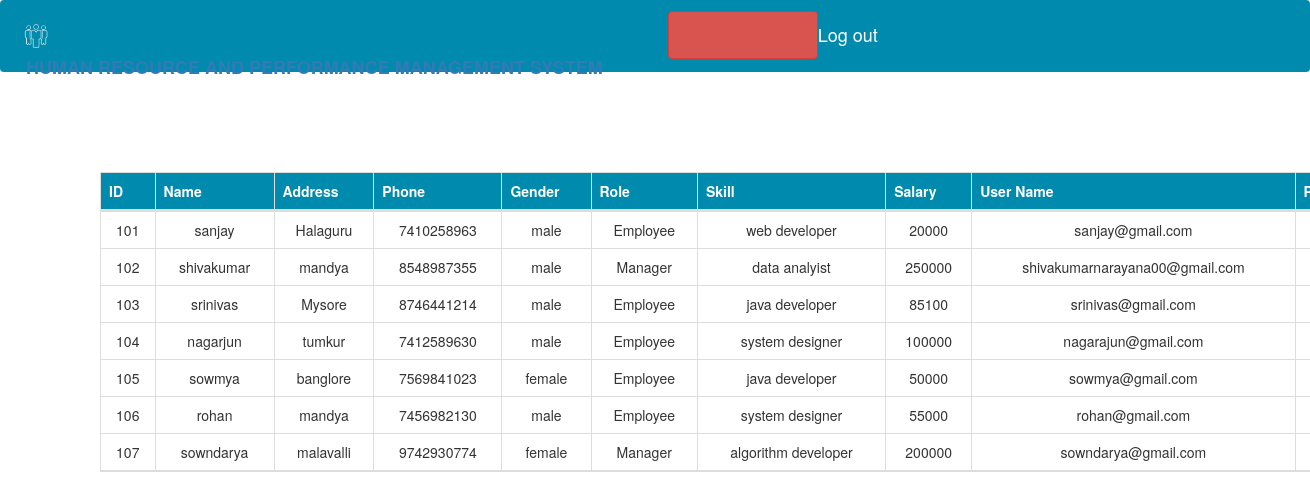
/Admin/viewallemployee.php (signed in), run on the app's committed database.
### tables this page shows
CREATE TABLE `employee` (
  `Emp_id` int(11) NOT NULL,
  `name` varchar(25) DEFAULT NULL,
  `address` varchar(50) DEFAULT NULL,
  `phone` decimal(10,0) DEFAULT NULL,
  `gender` varchar(6) DEFAULT NULL,
  `role` varchar(20) DEFAULT NULL,
  `Skill` varchar(20) DEFAULT NULL,
  `salary` int(11) DEFAULT NULL,
  `username` varchar(35) DEFAULT NULL,
  `password` varchar(15) DEFAULT NULL,
  `rateing` float DEFAULT NULL
);

### Admin/viewallemployee.php (the view, shortened to what this page needs)
<?php
    include "../db.php";
if (isset($_SESSION['Aid'])) {
    $query="call getall();";
    $result=mysqli_query($mysqli,$query);
    }
else{
header("location:http://".$_SERVER['HTTP_HOST'].dirname($_SERVER['PHP_SELF'])."/login.php");
exit();
}
?>
<!DOCTYPE html>
<html lang="en">
<head>
    <link rel="stylesheet" href="../css/bootstrap.min.css">
    <link rel="stylesheet" href="../css/font-awesome-4.7.0/css/font-awesome.css">
</head>
<body>
    <nav class="navbar navbar-dark bg-cus">
  <a class="navbar-brand" href="#">
    <img src="../images/hiring-1-300x300.png" width="40" height="40" class="d-inline-block align-top" alt="">
     <b style="padding: 10px;">HUMAN RESOURCE AND PERFORMANCE MANAGEMENT SYSTEM</b>
      <ul class="nav nav-pills my-ul">
         <li class="nav-item">
          <a class="btn btn-danger" href="logout.php" role="button">Log out</a>
          </li>
      </ul>
  </a>
</nav>
        <table class="table table-bordered text-center container" style="margin:100px;">
       <thead>
           <tr>
               <th scope="col">ID</th>
               <th scope="col">Name</th>
               <th scope="col">Address</th>
               <th scope="col">Phone</th>
               <th scope="col">Gender</th>
               <th scope="col">Role</th>
               <th scope="col">Skill</th>
               <th scope="col">Salary</th>
               <th scope="col">User Name</th>
               <th scope="col">Password</th>
           </tr>
       </thead>
       <tbody>
             <?php
     while ($row=mysqli_fetch_assoc($result)){
           echo "<tr>";
               echo "<td>".$row['Emp_id']."</td>";
               echo "<td>".$row['name']."</td>";
               echo "<td>".$row['address']."</td>";
               echo "<td>".$row['phone']."</td>";
               echo "<td>".$row['gender']."</td>";
               echo "<td>".$row['role']."</td>";
               echo "<td>".$row['Skill']."</td>";
               echo "<td>".$row['salary']."</td>";
               echo "<td>".$row['username']."</td>";
               echo "<td>".$row['password']."</td>";
           echo "</tr>";
     }
?>
       </tbody>
   </table>
    </body>
</html>

### Admin/viewallemployee.php (style rules this page uses)
.my-ul li { padding: 10px; }
.my-ul li a { width: 150px; font-size: 18px; }
.bg-cus { background-color:#008aad; }
th { background-color:#008aad; color: white; }

### data on the page
employee: Emp_id "101", name "sanjay", address "Halaguru", phone "7410258963", gender "male", role "Employee", Skill "web developer", salary "20000", username "sanjay@gmail.com"
employee: Emp_id "102", name "shivakumar", address "mandya", phone "8548987355", gender "male", role "Manager", Skill "data analyist", salary "250000", username "shivakumarnarayana00@gmail.com"
employee: Emp_id "103", name "srinivas", address "Mysore", phone "8746441214", gender "male", role "Employee", Skill "java developer", salary "85100", username "srinivas@gmail.com"
employee: Emp_id "104", name "nagarjun", address "tumkur", phone "7412589630", gender "male", role "Employee", Skill "system designer", salary "100000", username "nagarajun@gmail.com"
employee: Emp_id "105", name "sowmya", address "banglore", phone "7569841023", gender "female", role "Employee", Skill "java developer", salary "50000", username "sowmya@gmail.com"
employee: Emp_id "106", name "rohan", address "mandya", phone "7456982130", gender "male", role "Employee", Skill "system designer", salary "55000", username "rohan@gmail.com"
employee: Emp_id "107", name "sowndarya", address "malavalli", phone "9742930774", gender "female", role "Manager", Skill "algorithm developer", salary "200000", username "sowndarya@gmail.com"
